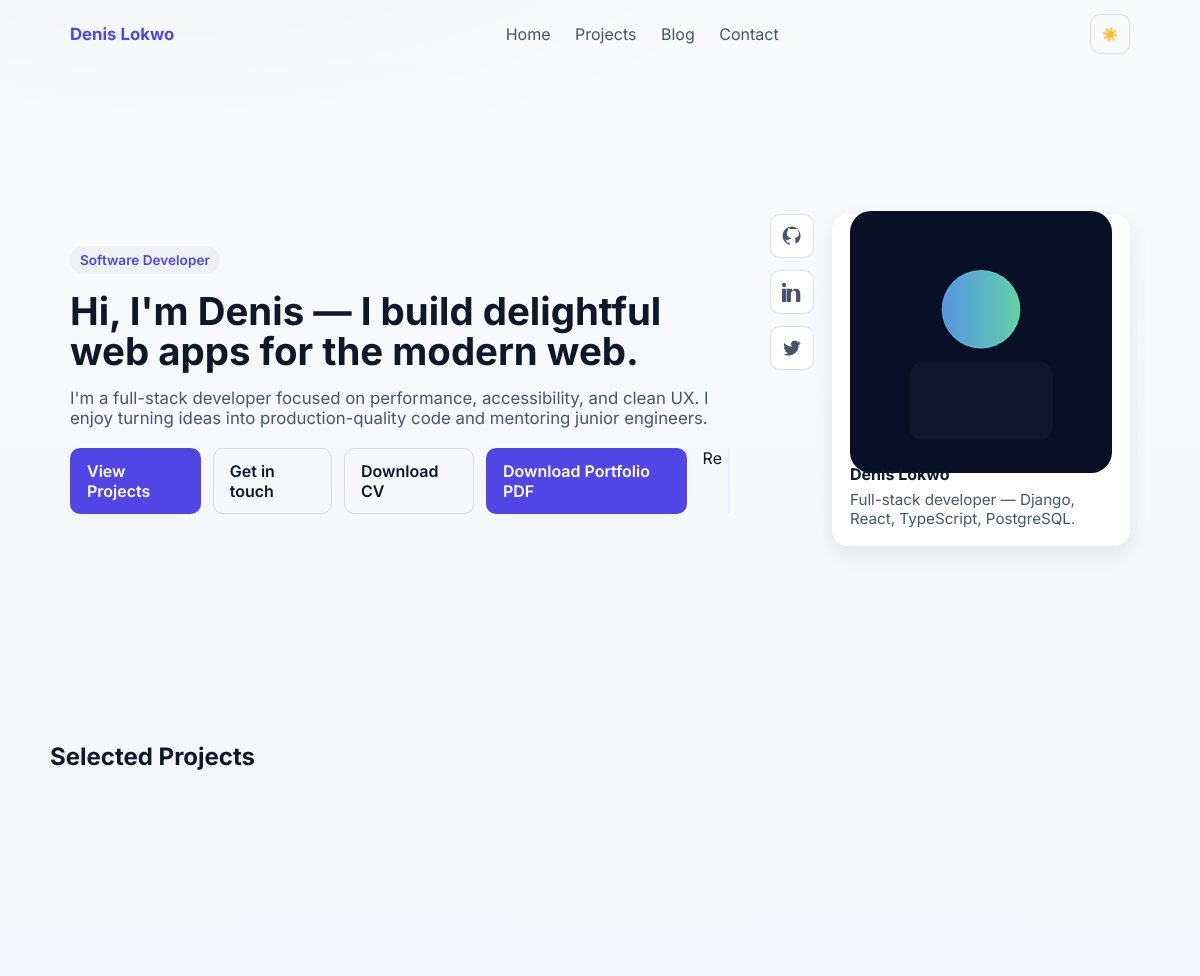
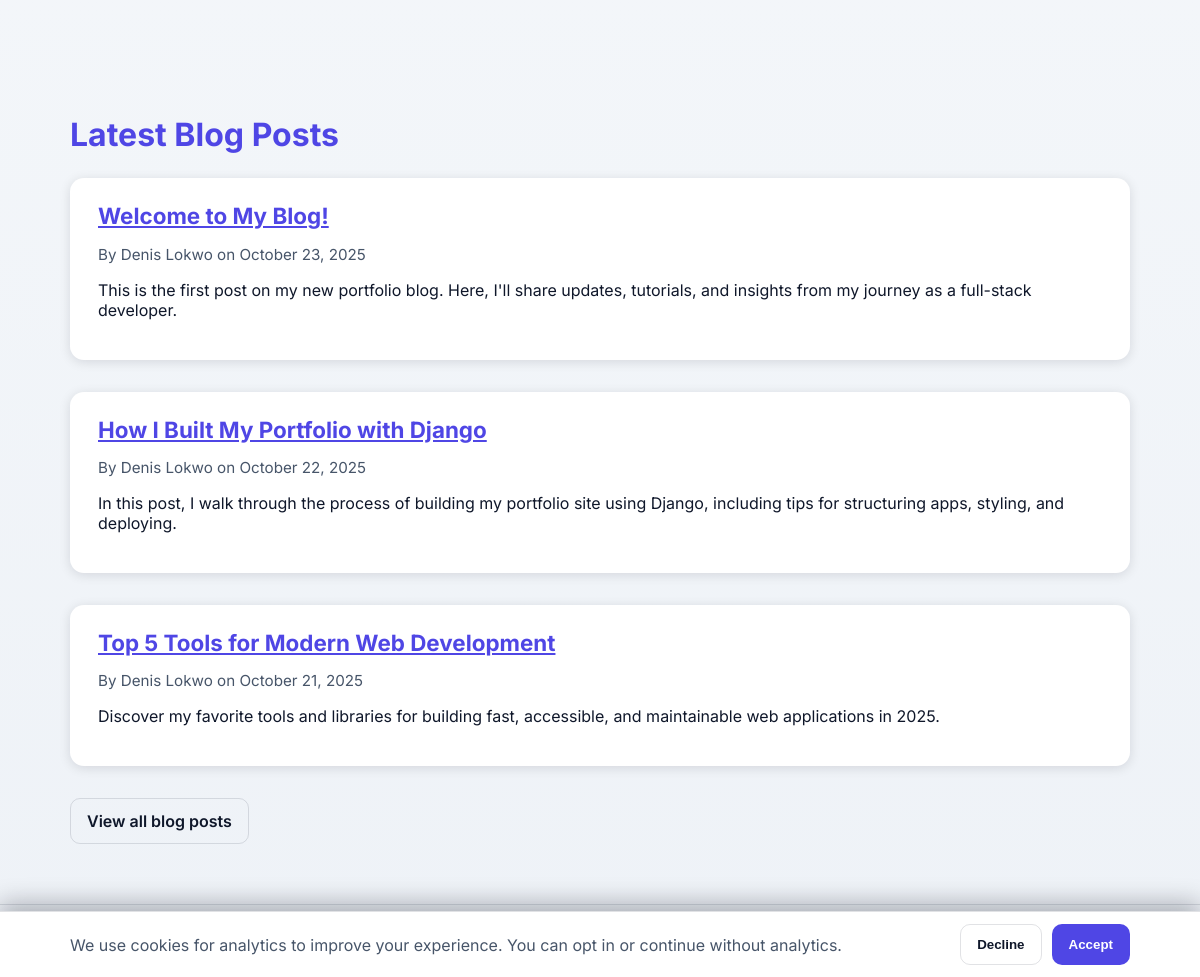
The page / on the database its author committed (2 pictures, top to bottom).
### blog/models.py (models this page shows, shortened)
class Post(models.Model):
    title = models.CharField(max_length=200)
    slug = models.SlugField(unique=True)
    author = models.CharField(max_length=100)
    content = models.TextField()
    created_at = models.DateTimeField(default=timezone.now)
    updated_at = models.DateTimeField(auto_now=True)
    published = models.BooleanField(default=True)
    class Meta:
        ordering = ['-created_at']

### portfolio/views.py (the view)
# urls.py: 2. Add a URL to urlpatterns:  path('', views.home, name='home')
def home(request):
	posts = Post.objects.filter(published=True).order_by('-created_at')[:3]
	projects = Project.objects.order_by('-date')[:3]
	testimonials = Testimonial.objects.filter(featured=True)[:3]
	form = ContactForm()
	return render(request, 'home.html', {'posts': posts, 'projects': projects, 'testimonials': testimonials, 'form': form})

### portfolio/context_processors.py (called while the page is built)
def analytics(request):
    return {
        'GA_MEASUREMENT_ID': getattr(settings, 'GA_MEASUREMENT_ID', None),
        'CALENDLY_URL': getattr(settings, 'CALENDLY_URL', ''),
    }

### portfolio/templates/home.html (shortened to what this page needs)
{% extends 'base.html' %}
{% load static %}
{% block content %}
<section class="hero container">
	<div class="hero-grid">
		<div class="intro">
			<span class="eyebrow fade-up stagger-1">Software Developer</span>
			<h1 class="title fade-up stagger-2">Hi, I'm Denis — I build delightful web apps for the modern web.</h1>
			<p class="lead fade-up stagger-3">I'm a full-stack developer focused on performance, accessibility, and clean UX. I enjoy turning ideas into production-quality code and mentoring junior engineers.</p>
            <div class="cta-row fade-up stagger-3">
				<a class="btn" href="#projects">View Projects</a>
                <a class="btn secondary" href="/contact/">Get in touch</a>
                <a class="btn secondary" href="{% static 'resume/Denis_Lokwo_Resume.pdf' %}" download>Download CV</a>
				<a class="btn" href="{% url 'portfolio:portfolio_pdf' %}">Download Portfolio PDF</a>
				<span class="type-wrap" aria-hidden="true"><span data-roles="React Developer|Django Developer|Open Source Contributor" class="stagger-1"></span></span>
			</div>
		</div>
			<div style="display:flex;gap:18px;align-items:flex-start">
				<div class="social-vertical fade-up stagger-2" aria-hidden="false">
					<a class="icon" href="https://github.com/Lokwo12" target="_blank" rel="noopener noreferrer" aria-label="GitHub">
					</a>
					<a class="icon" href="https://www.linkedin.com/" target="_blank" rel="noopener noreferrer" aria-label="LinkedIn">
						<svg width="20" height="20" viewBox="0 0 24 24" fill="currentColor" aria-hidden="true"><path d="M4.98 3.5C4.98 4.88 3.86 6 2.48 6S0 4.88 0 3.5 1.12 1 2.5 1 4.98 2.12 4.98 3.5zM0 8h5v16H0V8zm7.5 0H12v2.2h.1c.6-1.1 2.1-2.2 4.3-2.2 4.6 0 5.5 3 5.5 6.9V24h-5V15.2c0-2.1 0-4.8-2.9-4.8-2.9 0-3.3 2.2-3.3 4.6V24h-5V8z"/></svg>
					</a>
					<a class="icon" href="https://twitter.com/" target="_blank" rel="noopener noreferrer" aria-label="Twitter">
					</a>
				</div>
				<div class="profile-card fade-up stagger-1">
					<div class="avatar"><img src="{% static 'images/avatar.svg' %}" alt="Denis Lokwo avatar" style="width:100%;height:auto;border-radius:10px;display:block"></div>
					<div class="profile-meta">
						<h4>Denis Lokwo</h4>
						<p>Full-stack developer — Django, React, TypeScript, PostgreSQL.</p>
					</div>
				</div>
			</div>
	</div>
</section>
	<section id="projects" class="container" style="padding:50px 0">
		<h2 style="margin-top:0">Selected Projects</h2>
		<div style="display:grid;grid-template-columns:repeat(auto-fit,minmax(220px,1fr));gap:18px">
		</div>
	</section>
<section class="blog-list container" style="margin-top:48px;">
    <h2>Latest Blog Posts</h2>
    {% with posts=posts|default:None %}
    {% if posts %}
        {% for post in posts|slice:":3" %}
            <article class="blog-post">
                <h3><a href="/blog/{{ post.slug }}/">{{ post.title }}</a></h3>
                <p class="meta">By {{ post.author }} on {{ post.created_at|date:"F j, Y" }}</p>
                <p>{{ post.content|truncatewords:30 }}</p>
            </article>
        {% endfor %}
        <a class="btn secondary" href="/blog/">View all blog posts</a>
    {% else %}
        <p class="muted">No blog posts yet. Stay tuned.</p>
    {% endif %}
    {% endwith %}
</section>
{% endblock %}

### portfolio/templates/base.html (shortened to what this page needs)
<!DOCTYPE html>
<html lang="en">
<head>
	{% load static %}
	<link rel="stylesheet" href="{% static 'css/styles.css' %}">
</head>
<body>
		<header class="site-header" role="banner">
		<div class="container header-inner">
				<a class="brand" href="/">Denis Lokwo</a>
				<nav class="site-nav" role="navigation" aria-label="Primary navigation">
					<a href="/">Home</a>
					<a href="/projects/">Projects</a>
					<a href="/blog/">Blog</a>
					<a href="/contact/">Contact</a>
				</nav>
				<div style="display:flex;align-items:center;gap:10px;">
					<button id="theme-toggle" class="theme-toggle" aria-label="Toggle dark mode" aria-pressed="false" title="Toggle theme">
						<span class="sun" aria-hidden="true">☀️</span>
					</button>
				</div>
		</div>
	</header>
	<main>
			<div id="main-content">{% block content %}{% endblock %}</div>
	</main>
	<footer class="site-footer">
		<div class="container footer-inner">
			<small>© {% now "Y" %} Denis Lokwo — Built with Django</small>
			<nav class="footer-nav">
				<a href="{% url 'portfolio:portfolio_pdf' %}">Download PDF</a>
				<a href="#">Privacy</a>
				<a href="#">Terms</a>
			</nav>
		</div>
	</footer>
	<div id="cookie-consent" class="cookie-banner" role="dialog" aria-live="polite" aria-label="Cookie consent" hidden>
		<div class="container" style="display:flex;align-items:center;gap:14px;justify-content:space-between;flex-wrap:wrap">
			<p style="margin:0;flex:1;min-width:220px;color:var(--muted)">
				We use cookies for analytics to improve your experience. You can opt in or continue without analytics.
			</p>
			<div style="display:flex;gap:10px">
				<button id="cookie-decline" class="btn secondary">Decline</button>
				<button id="cookie-accept" class="btn">Accept</button>
			</div>
		</div>
	</div>
</body>
</html>

### portfolio/templates/base.html (style rules this page uses)
nav, footer { transition: opacity 0.8s; }

### rows shown on the page
Post: title "Welcome to My Blog!", author "Denis Lokwo", created_at "October 23, 2025", content "This is the first post on my new portfolio blog. Here, I'll share updates, tutorials, and insights from my journey as a full-stack developer."
Post: title "How I Built My Portfolio with Django", author "Denis Lokwo", created_at "October 22, 2025", content "In this post, I walk through the process of building my portfolio site using Django, including tips for structuring apps, styling, and deploying."
Post: title "Top 5 Tools for Modern Web Development", author "Denis Lokwo", created_at "October 21, 2025", content "Discover my favorite tools and libraries for building fast, accessible, and maintainable web applications in 2025."
